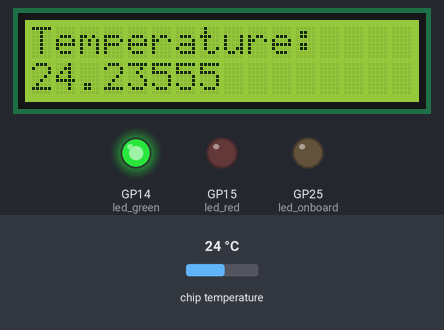
This program was run on a simulated Raspberry Pi Pico running MicroPython. Shown: 16×2 character LCD, output pins drawn as LEDs (lit = HIGH). Inputs (shaded band) come from the test bench; at power-on: chip temperature 24 °C. Library files of the repository ran but are not shown: machine_i2c_lcd.py; what the program prints to the serial console is not drawn.

Above: at 1.2 s.
1.3 s: chip temperature set to 28 °C
At 5.4 s:
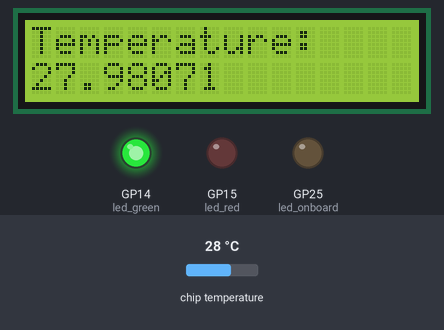
7.3 s: chip temperature set to 31 °C
At 11.2 s:
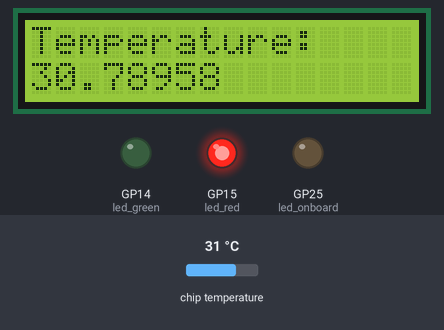
13.3 s: chip temperature set to 1 °C
At 15.7 s:
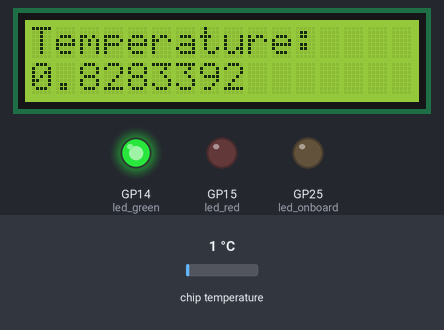
Timing chart, 0 to 17.2 s (numbered marks = the images above; inputs shaded):
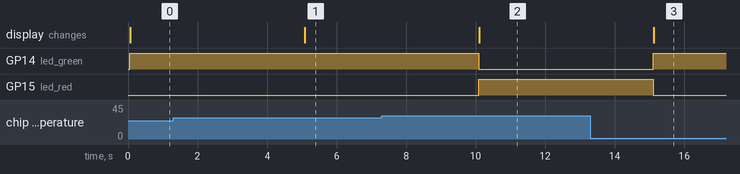

The program:

main.py
```python
"""Temperature monitor"""

import machine
import utime

from time import sleep_ms, ticks_ms
from machine import I2C, Pin
from machine_i2c_lcd import I2cLcd
DEFAULT_I2C_ADDR = 0x27
i2c = I2C(0, scl=Pin(1), sda=Pin(0), freq=400000)
lcd = I2cLcd(i2c, DEFAULT_I2C_ADDR, 2, 16)

sensor_temp = machine.ADC(4)

CONVERSION_FACTOR = 3.3 / (65535)

#file = open("temps.txt", "w")

led_red = machine.Pin(15, machine.Pin.OUT)
led_green = machine.Pin(14, machine.Pin.OUT)

led_onboard = machine.Pin(25, machine.Pin.OUT)


def leds_off():
    led_onboard.value(0)
    led_green.value(0)
    led_red.value(0)

def leds_on():
    led_onboard.value(1)
    led_green.value(1)
    led_red.value(1)

def blink():
    leds_off()
    leds_on()
    utime.sleep(.5)
    leds_off()
    utime.sleep(.5)
    leds_on()
    utime.sleep(.5)
    leds_off()

while True:
    reading = sensor_temp.read_u16() * CONVERSION_FACTOR
    temperature = 27 - (reading - 0.706)/0.001721

    if temperature <= 29.0:
        leds_off()
        led_green.value(1)
    elif temperature > 29.0:
        leds_off()
        led_red.value(1)
    else:
        leds_on()

    print(temperature)
    lcd.move_to(0,0)
    lcd.putstr("Temperature:\n"+str(temperature))
    #file.write(str(temperature))
    #file.flush()
    utime.sleep(5)
```

Measured:
- the behaviour switches between 29 and 30 °C on chip temperature (found by bisection; images 1 and 2)
- after the input at 1.3 s, the display: changes after 3.8 s (image 1)
- after the input at 7.3 s, GP14 (led_green): HIGH → LOW after 2.8 s; GP15 (led_red): LOW → HIGH after 2.8 s; the display: changes after 2.8 s (image 2)
- after the input at 13.3 s, GP14 (led_green): LOW → HIGH after 1.8 s; GP15 (led_red): HIGH → LOW after 1.8 s; the display: changes after 1.8 s (image 3)
